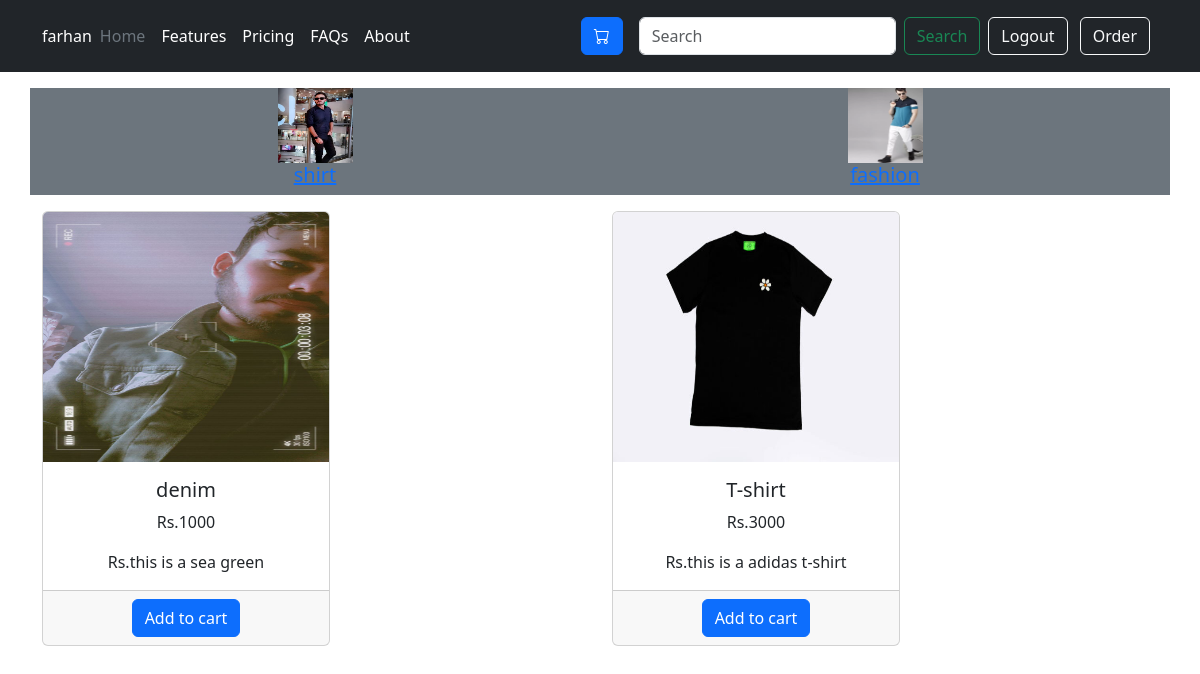
Page / (signed in) on the committed database.
### amazon/models.py (models this page shows, shortened)
class Category(models.Model):
    category_image = models.ImageField(upload_to="uploads/category/")
    category_name = models.CharField(max_length=100,default='',null=True)

class Product(models.Model):
    product_image = models.ImageField(upload_to="uploads/product")
    Product_name = models.CharField(max_length=100,default='',null=True)
    Product_price = models.IntegerField(default=1)
    Product_desc = models.CharField(max_length=100,default='',null=True)
    Product_category = models.ForeignKey(Category,on_delete=models.CASCADE)

### amazon/views.py (the view, shortened to what this page needs)
# urls.py: path("",views.index,name="home"),
def index(request):
    category_obj = Category.objects.all()
    category_id = request.GET.get("category_id")
    search = request.GET.get("search")
    if category_id:
        Product_obj = Product.objects.filter(Product_category=category_id)
    elif search:
        Product_obj = Product.objects.filter(Product_name__icontains=search)
    else:
        Product_obj = Product.objects.all()
    context = {
        "category": category_obj,
        "product": Product_obj,
    }
    return render(request, 'home.html',context=context)

### amazon/templates/home.html (shortened to what this page needs)
{% extends "base.html" %}
{% load cart %}
{% block body %}
<div class="container my-3 bg-secondary">
    <div class="row text-center">
         {% for cat in category  %}
             <div class="col">
                <a href="?category_id={{cat.id}}">
                    <img src="{{cat.category_image.url}}" alt="no image" width=75 height=75>
                  <br>
                  <h5>{{cat.category_name}}</h5>
                </a>
             </div>
         {% endfor %}
    </div>
</div>
<div class="container">
    <div class="row text-center">
        {% for pro in product  %}
             <div class="col">
                  <div class="card" style="width: 18rem;">
                      <img src="{{pro.product_image.url}}" class="card-img-top" alt="..." height=250 width=250>
                        <div class="card-body">
                            <h5 class="card-title">{{pro.Product_name}}</h5>
                                <p class="card-text">Rs.{{pro.Product_price}}</p>
                                <p class="card-text">Rs.{{pro.Product_desc}}</p>
                       </div>
                        <div class="card-footer text-body-secondary">
                            {% if pro|isexistsincart:request.session.cart %}
                                 <div class="row">
                                    <div class="col-2">
                                        <form action="" method="post">
                                              {% csrf_token %}
                                              <input type="text" name="productid" value="{{pro.id}}" hidden>
                                              <input type="text" name="remove" value="{{pro.id}}" hidden>
                                              <input type="submit" value="-" class="btn btn-primary">
                                        </form>
                                    </div>
                                    <div class="col-8">
                                        {{pro|cart_quantity:request.session.cart}}
                                    </div>
                                    <div class="col-2">
                                        <form action="" method="post">
                                                {% csrf_token %}
                                                 <input type="text" name="productid" value="{{pro.id}}" hidden>
                                                 <input type="submit" value="+" class="btn btn-primary">
                                        </form>
                                    </div>
                                 </div>
                            {% else %}
                               <form action="" method="post">
                                            <input type="submit" value="Add to cart" class="btn btn-primary">
                               </form>
                              {% endif %}
                       </div>
                  </div>
             </div>
        {% endfor %}
    </div>
</div>
{% endblock body %}

### rows in the picture
Category: category_image (picture), category_name "shirt"
Category: category_image (picture), category_name "fashion"
Product: product_image (picture), Product_name "denim", Product_price "1000", Product_desc "this is a sea green"
Product: product_image (picture), Product_name "T-shirt", Product_price "3000", Product_desc "this is a adidas t-shirt"

### other values in the picture
{{ request.session.name }} "farhan"
